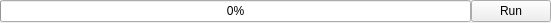
<?xml version="1.0" encoding="UTF-8"?>
<ui version="4.0">
 <class>TaskRunnerWidget</class>
 <widget class="QWidget" name="TaskRunnerWidget">
  <property name="geometry">
   <rect>
    <x>0</x>
    <y>0</y>
    <width>551</width>
    <height>23</height>
   </rect>
  </property>
  <property name="windowTitle">
   <string>Form</string>
  </property>
  <layout class="QHBoxLayout" name="horizontalLayout">
   <property name="spacing">
    <number>0</number>
   </property>
   <property name="leftMargin">
    <number>0</number>
   </property>
   <property name="topMargin">
    <number>0</number>
   </property>
   <property name="rightMargin">
    <number>0</number>
   </property>
   <property name="bottomMargin">
    <number>0</number>
   </property>
   <item>
    <widget class="QProgressBar" name="bProgressBar">
     <property name="value">
      <number>0</number>
     </property>
     <property name="alignment">
      <set>Qt::AlignCenter</set>
     </property>
     <property name="textVisible">
      <bool>true</bool>
     </property>
    </widget>
   </item>
   <item>
    <widget class="QPushButton" name="pbRun">
     <property name="text">
      <string>Run</string>
     </property>
    </widget>
   </item>
  </layout>
 </widget>
 <resources/>
 <connections/>
</ui>
